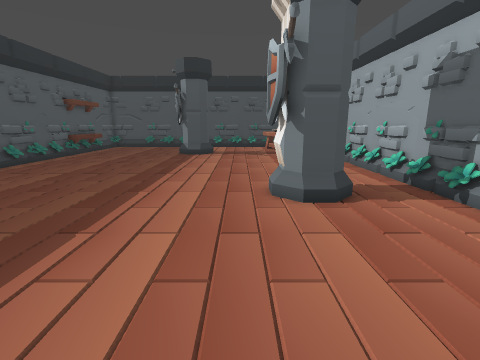
View 1 (above)

16 first-person views from a walk through a level from a Godot 3-D game. The camera is 1.3 m above the floor, tilts 12° down and sees 85° across. The floor is counted in squares, 0.5 m on a side. Each view is taken from the middle of a square. On the plan, view 1 faces up. The plan holds only what a view shows up to about 18 squares ahead; the rest is blank.

View 2
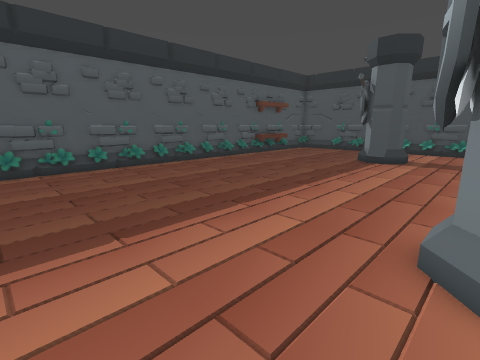

View 3
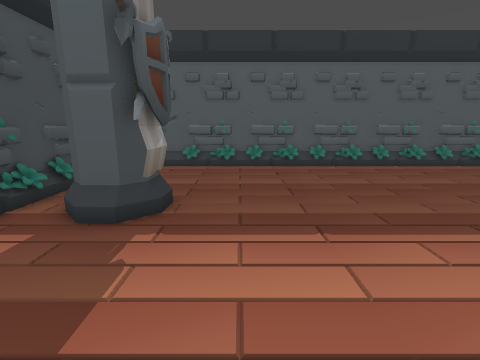

View 4
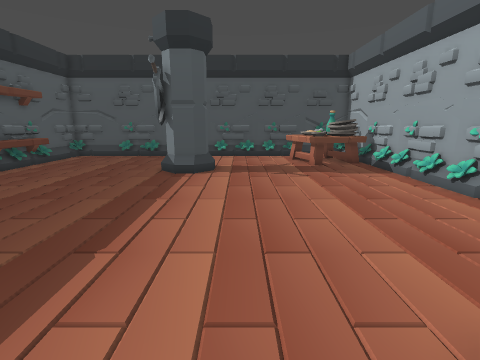

View 5
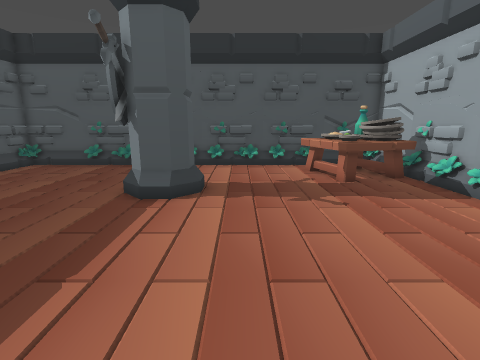

View 6
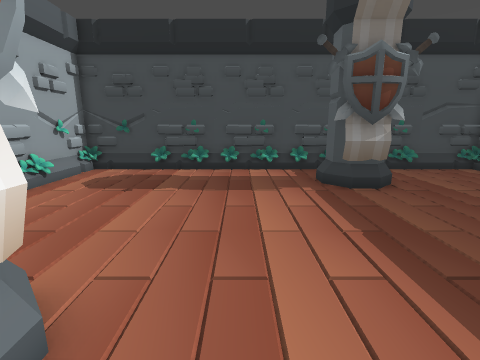

View 7
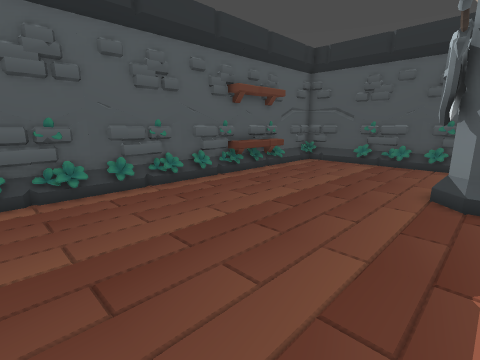

View 8
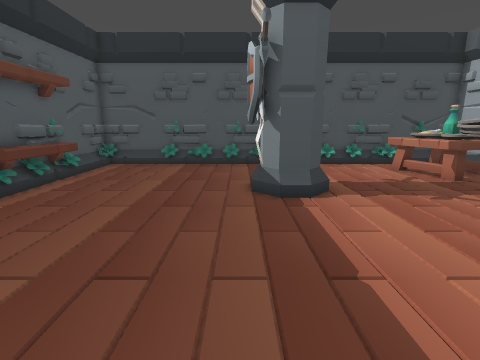

View 9
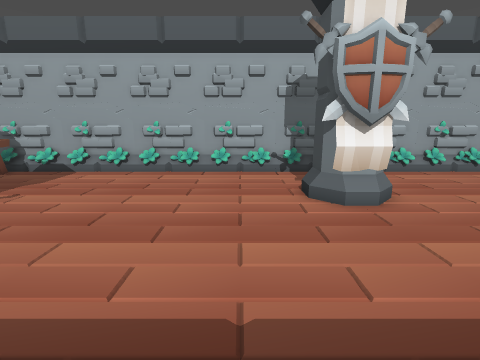

View 10
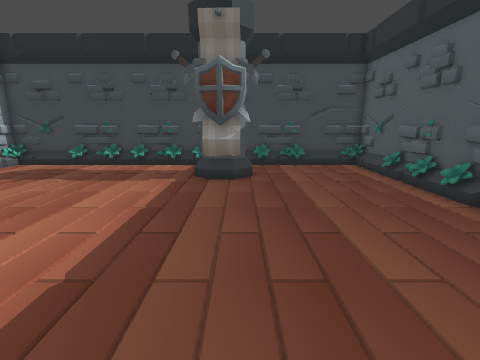

View 11
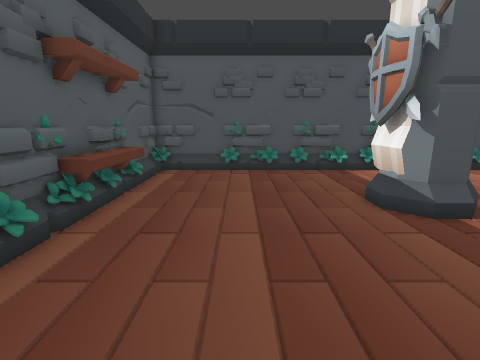

View 12
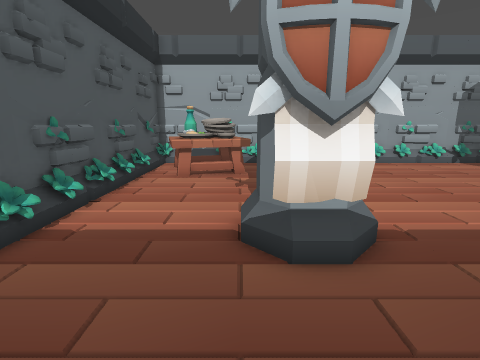

View 13
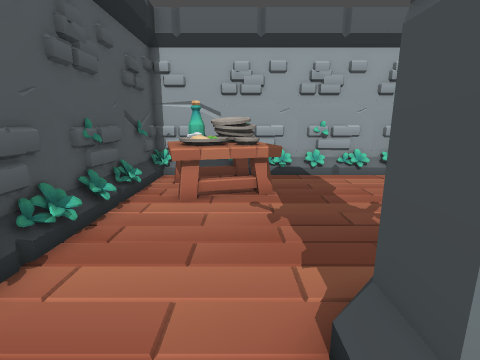

View 14
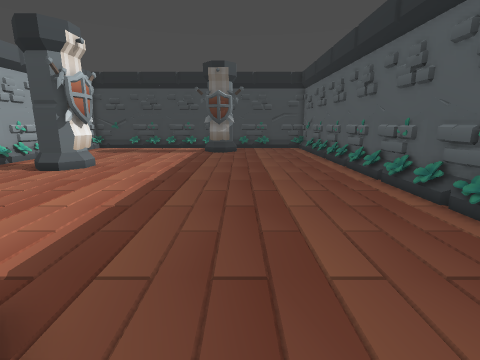

View 15
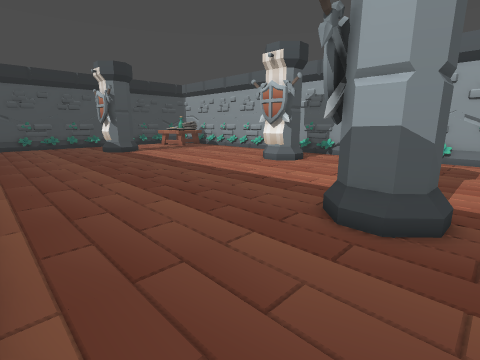

View 16
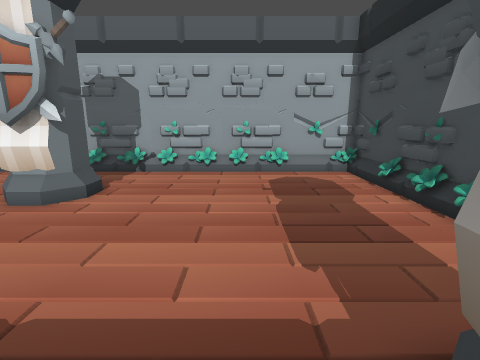

### Floor plan
Key: @ floor where view 1 was taken; # wall or solid block; . floor; = window, fence, low wall or low ledge; ^ raised ledge; P pillar; S shelf.
Columns run from 15 left of view 1 to 8 right of it. Each row starts with its distance up from view 1.
 32      #################
 31 #######=###=###=###=####
 30 #..................^^^ #
 29 #................=^^^# #
 28 #.................^^^^^#
 27 #S................^^^^^#
 26 #S........##......#^^^=#
 25 #S.......####......=...#
 24 SS.......####..........#
 23 #S........###..........#
 22 #......................#
 21 #......................#
 20 #......................#
 19 #......................#
 18 #......................#
 17 #......................#
 16 #......................#
 15 #......................#
 14 #......................#
 13 #......................#
 12 #......................#
 11 #...............P##P...#
 10 #...............P## ...#
  9 #...............P##P...#
  8 #......................#
  7 #......................#
  6 #......................#
  5 #......................#
  4 #......................#
  3 #......................#
  2 #.......PPP............#
  1 #.......##P............#
  0 #.......###....@.......#
 -1 #.......##P............#
 -2 #......................#
 -3 ########################

Where each view was taken, in squares from view 1:
view 1: 0 up, 0 right, facing up
view 2: 4 up, 2 right, facing up-left
view 3: 4 up, 2 right, facing left
view 4: 9 up, 1 left, facing up
view 5: 14 up, 1 left, facing up
view 6: 12 up, 1 left, facing down
view 7: 13 up, 4 left, facing up-left
view 8: 14 up, 6 left, facing up
view 9: 14 up, 7 left, facing right
view 10: 14 up, 7 left, facing down
view 11: 16 up, 10 left, facing up
view 12: 26 up, 10 left, facing right
view 13: 27 up, 6 left, facing right
view 14: 26 up, 8 left, facing down
view 15: 2 down, 14 left, facing up-right
view 16: 3 up, 7 left, facing right
